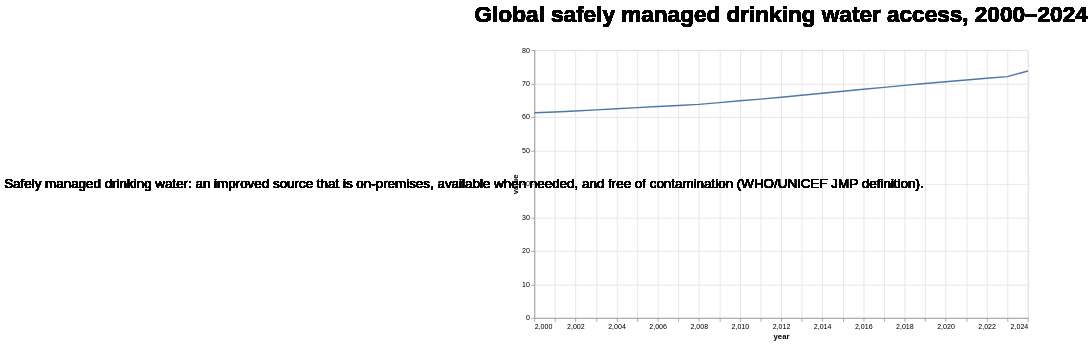

Notebook code cell kept with this figure:
### Markdown cell above
### Chart 2: Adding Context

Now add one `add_context()` call that explains the JMP definition in plain language.

### Code cell
# Chart 2 — one add_context, definition of "safely managed"
story = Story(world, width=700, height=380)
story.mark_line()
story.encode(x='year:Q', y='value:Q')
story.add_title('Global safely managed drinking water access, 2000–2024')

story.add_context(
    'Safely managed drinking water: an improved source that is on-premises, '
    'available when needed, and free of contamination (WHO/UNICEF JMP definition).'
)

chart = story.render()
chart

### Figure 1 — Vega-Lite specification as saved in the notebook (floating-point values rounded to 4 significant figures)
{"config": {"view": {"continuousWidth": 300, "continuousHeight": 300}}, "layer": [{"mark": {"type": "line"}, "encoding": {"x": {"field": "year", "type": "quantitative"}, "y": {"field": "value", "type": "quantitative"}}}, {"mark": {"type": "text", "align": "center", "color": "black", "font": "Arial", "fontSize": 32, "fontWeight": "bold", "text": "Global safely managed drinking water access, 2000–2024"}, "encoding": {"x": {"value": 350.0}, "y": {"value": -50}}}, {"mark": {"type": "text", "align": "center", "angle": 0, "baseline": "middle", "color": "black", "font": "Arial", "fontSize": 19, "text": "Safely managed drinking water: an improved source that is on-premises, available when needed, and free of contamination (WHO/UNICEF JMP definition)."}, "encoding": {"x": {"value": -100}, "y": {"value": 190.0}}}], "data": {"name": "data-a4564fe22b12d4c9b9cfc51b78cbee3e"}, "height": 380, "resolve": {"axis": {"x": "independent", "y": "independent"}}, "width": 700, "$schema": "https://vega.github.io/schema/vega-lite/v5.20.1.json", "datasets": {"data-a4564fe22b12d4c9b9cfc51b78cbee3e": [{"area_code": 1, "area": "World", "year": 2000, "value": 61.26, "location": "ALLAREA", "reporting_type": "G", "series": "SH_H2O_SAFE", "source": "WHO/UNICEF Joint Monitoring Programme for Water Supply, Sanitation and Hygiene (2025)"}, {"area_code": 1, "area": "World", "year": 2001, "value": 61.49, "location": "ALLAREA", "reporting_type": "G", "series": "SH_H2O_SAFE", "source": "WHO/UNICEF Joint Monitoring Programme for Water Supply, Sanitation and Hygiene (2025)"}, {"area_code": 1, "area": "World", "year": 2002, "value": 61.82, "location": "ALLAREA", "reporting_type": "G", "series": "SH_H2O_SAFE", "source": "WHO/UNICEF Joint Monitoring Programme for Water Supply, Sanitation and Hygiene (2025)"}, {"area_code": 1, "area": "World", "year": 2003, "value": 62.14, "location": "ALLAREA", "reporting_type": "G", "series": "SH_H2O_SAFE", "source": "WHO/UNICEF Joint Monitoring Programme for Water Supply, Sanitation and Hygiene (2025)"}, {"area_code": 1, "area": "World", "year": 2004, "value": 62.47, "location": "ALLAREA", "reporting_type": "G", "series": "SH_H2O_SAFE", "source": "WHO/UNICEF Joint Monitoring Programme for Water Supply, Sanitation and Hygiene (2025)"}, {"area_code": 1, "area": "World", "year": 2005, "value": 62.82, "location": "ALLAREA", "reporting_type": "G", "series": "SH_H2O_SAFE", "source": "WHO/UNICEF Joint Monitoring Programme for Water Supply, Sanitation and Hygiene (2025)"}, {"area_code": 1, "area": "World", "year": 2006, "value": 63.15, "location": "ALLAREA", "reporting_type": "G", "series": "SH_H2O_SAFE", "source": "WHO/UNICEF Joint Monitoring Programme for Water Supply, Sanitation and Hygiene (2025)"}, {"area_code": 1, "area": "World", "year": 2007, "value": 63.46, "location": "ALLAREA", "reporting_type": "G", "series": "SH_H2O_SAFE", "source": "WHO/UNICEF Joint Monitoring Programme for Water Supply, Sanitation and Hygiene (2025)"}, {"area_code": 1, "area": "World", "year": 2008, "value": 63.78, "location": "ALLAREA", "reporting_type": "G", "series": "SH_H2O_SAFE", "source": "WHO/UNICEF Joint Monitoring Programme for Water Supply, Sanitation and Hygiene (2025)"}, {"area_code": 1, "area": "World", "year": 2009, "value": 64.31, "location": "ALLAREA", "reporting_type": "G", "series": "SH_H2O_SAFE", "source": "WHO/UNICEF Joint Monitoring Programme for Water Supply, Sanitation and Hygiene (2025)"}, {"area_code": 1, "area": "World", "year": 2010, "value": 64.84, "location": "ALLAREA", "reporting_type": "G", "series": "SH_H2O_SAFE", "source": "WHO/UNICEF Joint Monitoring Programme for Water Supply, Sanitation and Hygiene (2025)"}, {"area_code": 1, "area": "World", "year": 2011, "value": 65.35, "location": "ALLAREA", "reporting_type": "G", "series": "SH_H2O_SAFE", "source": "WHO/UNICEF Joint Monitoring Programme for Water Supply, Sanitation and Hygiene (2025)"}, {"area_code": 1, "area": "World", "year": 2012, "value": 65.92, "location": "ALLAREA", "reporting_type": "G", "series": "SH_H2O_SAFE", "source": "WHO/UNICEF Joint Monitoring Programme for Water Supply, Sanitation and Hygiene (2025)"}, {"area_code": 1, "area": "World", "year": 2013, "value": 66.51, "location": "ALLAREA", "reporting_type": "G", "series": "SH_H2O_SAFE", "source": "WHO/UNICEF Joint Monitoring Programme for Water Supply, Sanitation and Hygiene (2025)"}, {"area_code": 1, "area": "World", "year": 2014, "value": 67.1, "location": "ALLAREA", "reporting_type": "G", "series": "SH_H2O_SAFE", "source": "WHO/UNICEF Joint Monitoring Programme for Water Supply, Sanitation and Hygiene (2025)"}, {"area_code": 1, "area": "World", "year": 2015, "value": 67.69, "location": "ALLAREA", "reporting_type": "G", "series": "SH_H2O_SAFE", "source": "WHO/UNICEF Joint Monitoring Programme for Water Supply, Sanitation and Hygiene (2025)"}, {"area_code": 1, "area": "World", "year": 2016, "value": 68.29, "location": "ALLAREA", "reporting_type": "G", "series": "SH_H2O_SAFE", "source": "WHO/UNICEF Joint Monitoring Programme for Water Supply, Sanitation and Hygiene (2025)"}, {"area_code": 1, "area": "World", "year": 2017, "value": 68.87, "location": "ALLAREA", "reporting_type": "G", "series": "SH_H2O_SAFE", "source": "WHO/UNICEF Joint Monitoring Programme for Water Supply, Sanitation and Hygiene (2025)"}, {"area_code": 1, "area": "World", "year": 2018, "value": 69.44, "location": "ALLAREA", "reporting_type": "G", "series": "SH_H2O_SAFE", "source": "WHO/UNICEF Joint Monitoring Programme for Water Supply, Sanitation and Hygiene (2025)"}, {"area_code": 1, "area": "World", "year": 2019, "value": 70.0, "location": "ALLAREA", "reporting_type": "G", "series": "SH_H2O_SAFE", "source": "WHO/UNICEF Joint Monitoring Programme for Water Supply, Sanitation and Hygiene (2025)"}, {"area_code": 1, "area": "World", "year": 2020, "value": 70.54, "location": "ALLAREA", "reporting_type": "G", "series": "SH_H2O_SAFE", "source": "WHO/UNICEF Joint Monitoring Programme for Water Supply, Sanitation and Hygiene (2025)"}, {"area_code": 1, "area": "World", "year": 2021, "value": 71.06, "location": "ALLAREA", "reporting_type": "G", "series": "SH_H2O_SAFE", "source": "WHO/UNICEF Joint Monitoring Programme for Water Supply, Sanitation and Hygiene (2025)"}, {"area_code": 1, "area": "World", "year": 2022, "value": 71.57, "location": "ALLAREA", "reporting_type": "G", "series": "SH_H2O_SAFE", "source": "WHO/UNICEF Joint Monitoring Programme for Water Supply, Sanitation and Hygiene (2025)"}, {"area_code": 1, "area": "World", "year": 2023, "value": 72.06, "location": "ALLAREA", "reporting_type": "G", "series": "SH_H2O_SAFE", "source": "WHO/UNICEF Joint Monitoring Programme for Water Supply, Sanitation and Hygiene (2025)"}, {"area_code": 1, "area": "World", "year": 2024, "value": 73.74, "location": "ALLAREA", "reporting_type": "G", "series": "SH_H2O_SAFE", "source": "WHO/UNICEF Joint Monitoring Programme for Water Supply, Sanitation and Hygiene (2025)"}]}}
